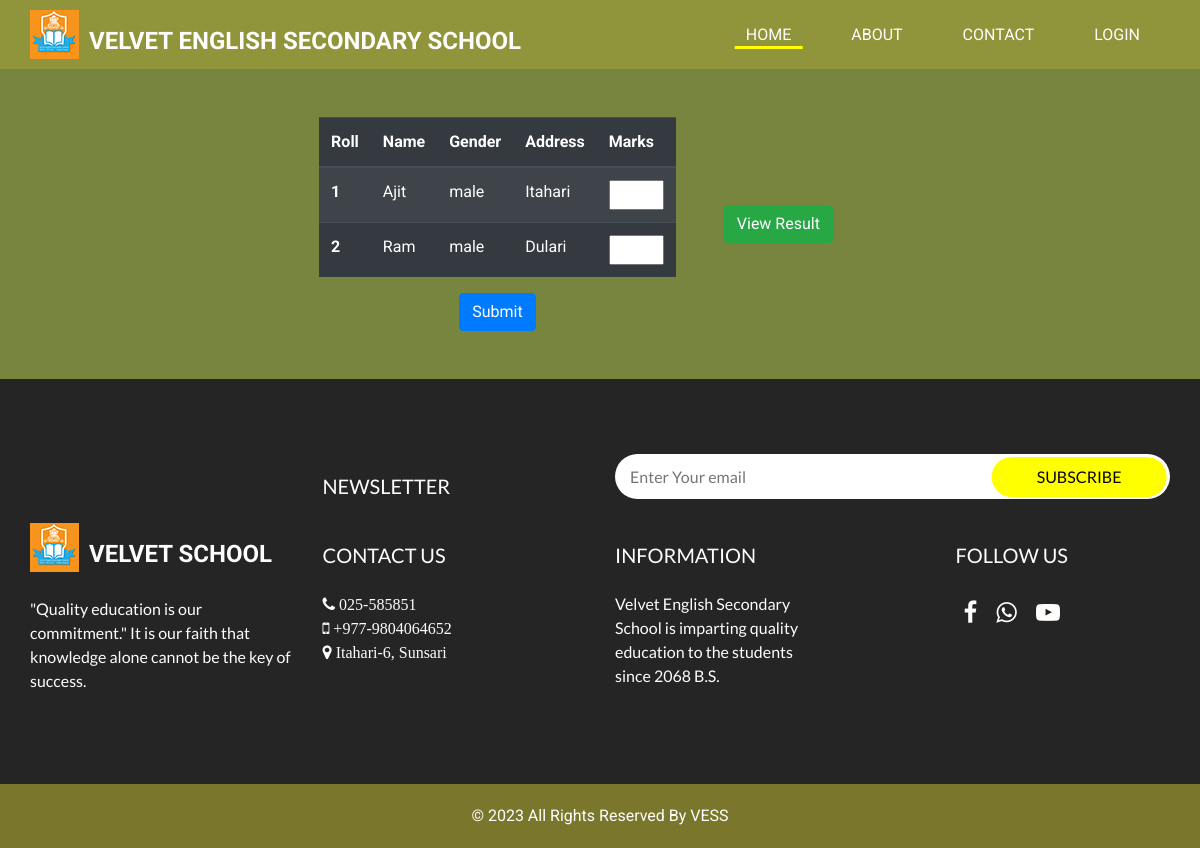
The app's page /addsubjectmarks, older data.
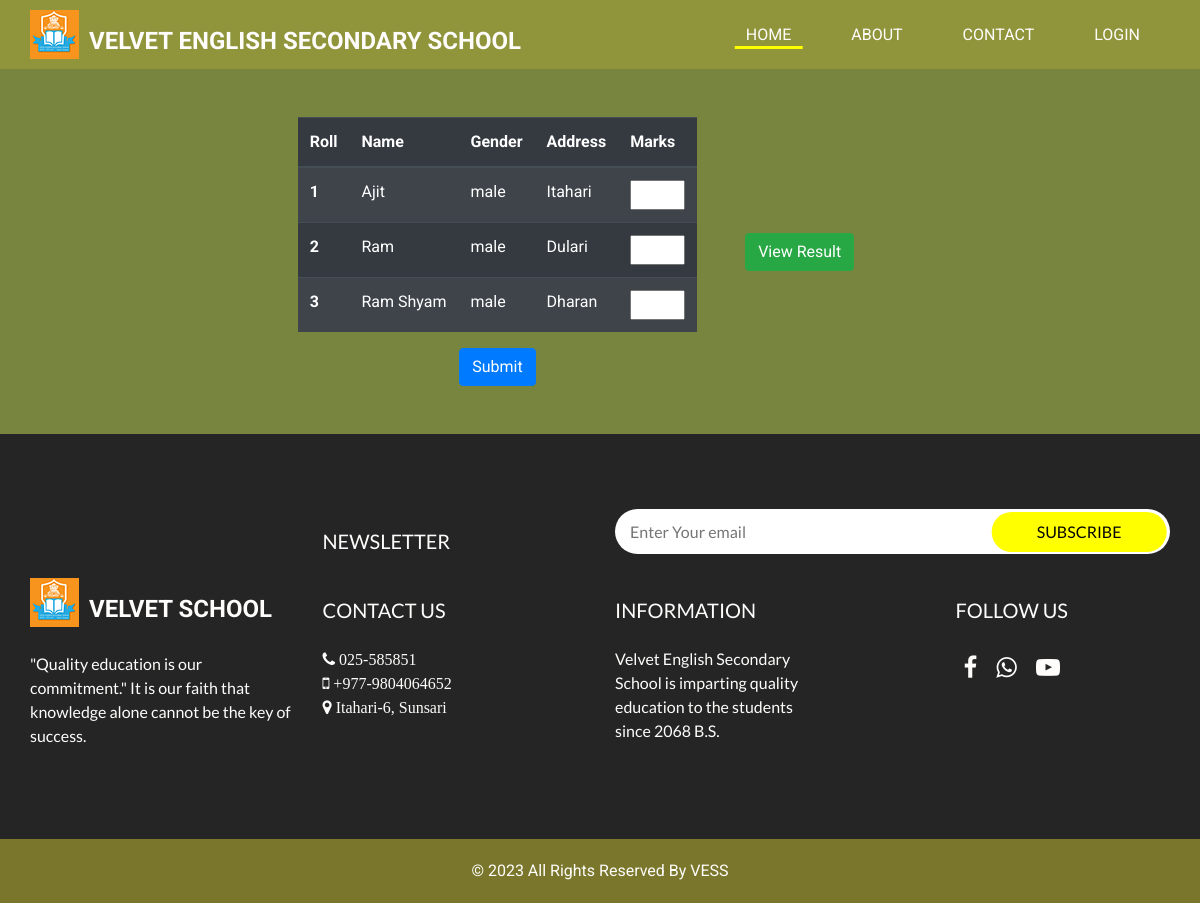
The same page, newer data.
### home/models.py (models this page shows, shortened)
class Student(models.Model):
    name = models.CharField(max_length=500)
    gmail = models.EmailField()
    gender = models.CharField(max_length=50, default="male")
    address = models.TextField()
    phone = models.CharField(max_length=800)
    classname = models.ForeignKey(ClassName, on_delete=models.CASCADE)

### home/views.py (the view)
# urls.py: path("addsubjectmarks", addsubjectmarks, name="addsubjectmarks"),
def addsubjectmarks(request):
    classnames = ClassName.objects.all()
    subjects = Subject.objects.all()
    students = Student.objects.all()
    return render(request, 'addsubjectmarks.html', {'classnames' : classnames, 'subjects' : subjects, 'students': students})

### templates/addsubjectmarks.html (shortened to what this page needs)
{% extends 'base.html' %}
{% load static %}
{% block content %}
<div class="d-flex align-items-center justify-content-center p-5">
<form action="{% url 'addsubjectmarks' %}">
<table class="table table-striped table-dark">
  <thead>
    <tr>
      <th scope="col-2">Roll</th>
      <th scope="col-4">Name</th>
      <th scope="col-2">Gender</th>
      <th scope="col-2">Address</th>
      <th scope="col-2">Marks</th>
    </tr>
  </thead>
  <tbody>
        <form action="{% url 'addsubjectmarks' %}" method="POST">
        {% for student in students %}
            <tr>
              <th scope="row">{{student.id}}</th>
              <td>{{student.name}}</td>
              <td>{{student.gender}}</td>
              <td>{{student.address}}</td>
              <td><input type="number" id="quantity" name="" min="0" max="75"></td>
            </tr>
        {% endfor %}
  </tbody>
</table>
<center><button class="btn btn-primary" type="submit">Submit</button></center>
</form>
  <div class="d-flex align-items-center justify-content-center p-5">
  <a class="btn btn-success" href="viewresult"> View Result </a>
</div>
</div>
  <section class="info_section layout_padding">
    <div class="container">
      <div class="info_form">
        <div class="row">
          <div class="offset-lg-3 col-lg-3">
            <h5 class="form_heading">
              Newsletter
            </h5>
          </div>
          <div class="col-md-6">
            <form action="#">
              <input type="text" placeholder="Enter Your email">
              <button>
                subscribe
              </button>
            </form>
          </div>
        </div>
      </div>
    </div>
    <div class="container">
      <div class="row">
        <div class="col-md-3">
          <div class="info_logo">
            <div>
              <a href="">
                <img src="{% static 'images/school.png' %}" alt="" />
                <span>
                  Velvet School
                </span>
              </a>
            </div>
            <p>
              "Quality education is our commitment." It is our faith that knowledge alone cannot be the key of success.
            </p>
          </div>
        </div>
        <div class="col-md-3">
          <div class="info_links ">
            <h5>
              Contact Us
            </h5>
            <p class="pr-0 pr-md-4 pr-lg-5">
              <i class="fa fa-phone" aria-hidden="true">  025-585851</i>
              <i class="fa fa-mobile" aria-hidden="true">  +977-9804064652</i>
              <i class="fa fa-map-marker" aria-hidden="true">  Itahari-6, Sunsari</i>
            </p>
          </div>
        </div>
        <div class="col-md-3">
          <div class="info_insta">
            <h5>
              INFORMATION
            </h5>
            <p class="pr-0 pr-md-4 pr-md-5">
              Velvet English Secondary School is imparting quality education to the students since 2068 B.S.
            </p>
          </div>
        </div>
        <div class="col-md-3">
          <div class="pl-0 pl-lg-5 pl-md-4">
            <h5>
              Follow Us
            </h5>
            <p>
                <i class="fa fa-facebook p-2" style="font-size:24px;" aria-hidden="true"></i>
                <i class="fa fa-whatsapp p-2" style="font-size:24px;" aria-hidden="true"></i>
                <i class="fa fa-youtube-play p-2" style="font-size:24px;" aria-hidden="true"></i>
            </p>
          </div>
        </div>
      </div>
    </div>
  </section>
{% endblock %}

Row changes from the older to the newer data that the page shows:
added Student: id "3", name "Ram Shyam", gender "male", address "Dharan"
